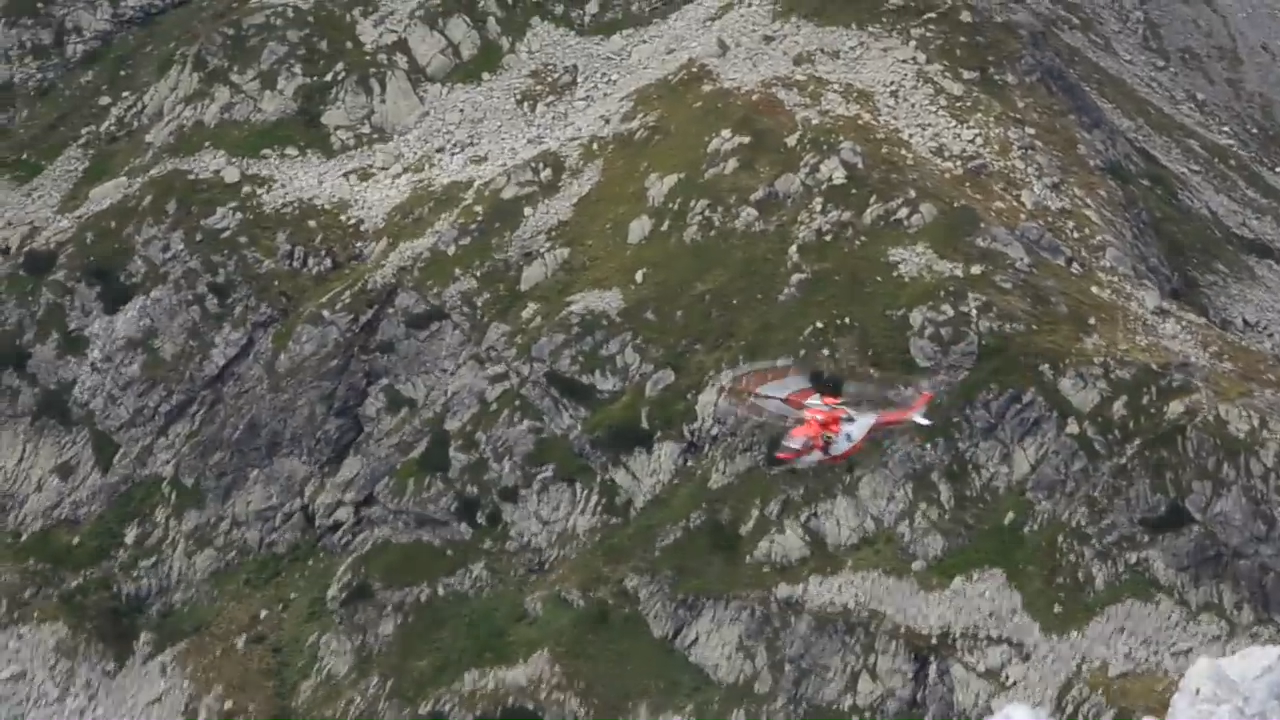
#> input picture lab13/track_seq/track00101.png, 1280 x 720 px, given in place of track00100.png, which was not available
$ python mean_shift.py
#> lines starting #> are read from the running program, lines starting #| are printed output that depends on the picture; after the words box and inside, x2 and y2 are one past the last pixel; in counts of white or black regions, pixels touching at a corner belong together; pictures that were not available may be replaced by others from this repository, and a replacement may not be noted
#!/usr/bin/python
# -*- coding: utf-8 -*-
import cv2
import numpy as np
import matplotlib.pyplot as plt
import math # do PI#
import os


kernel_size = 45 # rozmiar rozkladu
mouseX, mouseY = (830,430) # przykladowe wspolrzedne
def track_init(event, x, y, flags, param):
    global mouseX, mouseY
    if event == cv2.EVENT_LBUTTONDBLCLK:
        cv2.rectangle(param, (int(x-kernel_size//2), int(y- kernel_size//2)),(x + kernel_size, y + kernel_size), (0, 255, 0), 2)
        mouseX,mouseY = x,y

# # Wczytanie pierwszego obrazka
I = cv2.imread('track_seq/track00100.png')
#> I is the input picture: shape (720, 1280, 3); mean B, G, R 91.5, 100, 100.8
cv2.namedWindow('Tracking')
cv2.setMouseCallback('Tracking',track_init, param=I)
# Pobranie klawisza
while 1:
    cv2.imshow('Tracking', I)
    k = cv2.waitKey(20) & 0xFF
#> (key Esc is pressed here)
    if k == 27:   # ESC
        break

print("mouseX:", mouseX)
print("mouseY:", mouseY)

#Generowanie Gaussa
# kernel_size = 45                        #rozmiar rozkladu
sigma = kernel_size/6                   # odchylenie std
x = np.arange(0, kernel_size, 1,float)  # wektor poziomy
y = x[:, np.newaxis]                    # wektor pionowy
x0 = y0 = kernel_size // 2              # wsp. srodka
G = 1/(2*math.pi*sigma**2)*np.exp(-0.5*((x-x0)**2 + (y-y0)**2) / sigma**2)

# mouseX = 831
# mouseY = 435
xS = mouseX-kernel_size//2
yS = mouseY-kernel_size//2
I_HSV = cv2.cvtColor(I, cv2.COLOR_BGR2HSV)
#> I_HSV: shape (720, 1280, 3); mean H, S, V 42.5, 30.9, 102.2

# [15 lines of commented-out code are left out]
I_H_q = I_HSV[:, :, 0]
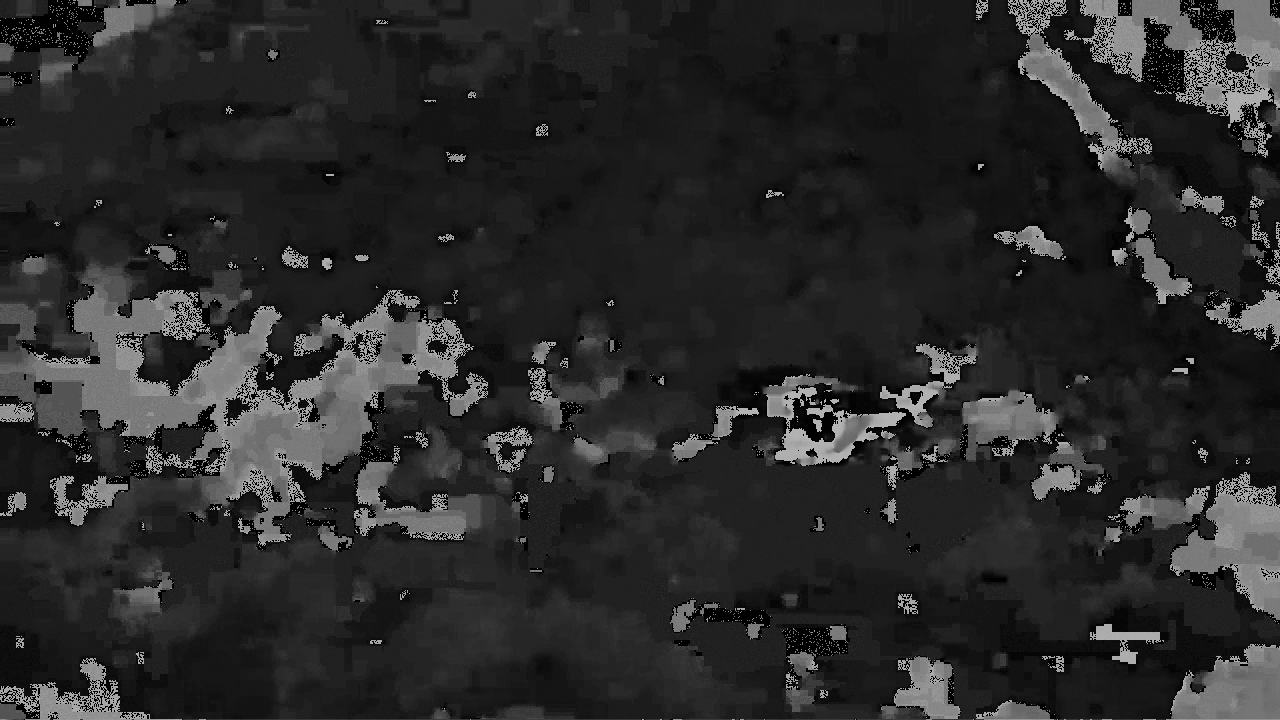
#> I_H_q: shape (720, 1280); min 0, max 179, mean 42.5
hist_q = np.zeros((256, 1), float)
for u in range(256):
    mask_q = I_H_q[yS:yS + kernel_size, xS:xS + kernel_size] == u
    hist_q[u] = np.sum(G[mask_q])
#> this loop made 256 passes
#> pass 1, `mask_q = I_H_q[yS:yS + kernel_size, xS:xS + kernel_size] == u`:
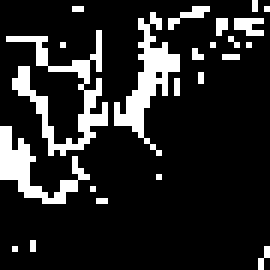
#> mask_q: shape (45, 45) bool (shown 6 times larger); 15.1% white in thin lines or dots
#> pass 2, `mask_q = I_H_q[yS:yS + kernel_size, xS:xS + kernel_size] == u`:
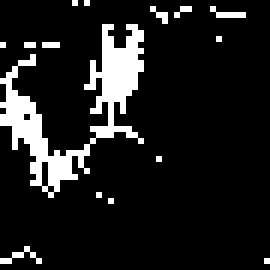
#> mask_q: shape (45, 45) bool (shown 6 times larger); 11.7% white; 15 white regions (14 under 20 px), largest, box (x1, y1, x2, y2) and area: (0, 4, 24, 33) 203
#> pass 3, `mask_q = I_H_q[yS:yS + kernel_size, xS:xS + kernel_size] == u`:
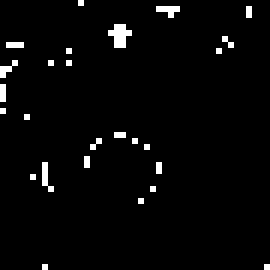
#> mask_q: shape (45, 45) bool (shown 6 times larger); 2.8% white in thin lines or dots
#> after the loop, hist_q = 256 values, max 0.202 at index 0, min 0 at index 25, mean 0.00389

hist_q_norm = hist_q/np.sum(hist_q)
#> hist_q_norm = 256 values, max 0.203 at index 0, min 0 at index 25, mean 0.00391

num_imgs = 200
for i in range(101, num_imgs):
    I = cv2.imread('track_seq/track%05d.png' %i)
    I_HSV = cv2.cvtColor(I, cv2.COLOR_BGR2HSV)
    I_H = I_HSV[:, :, 0]

    hist_p = np.zeros((256, 1), float)
    for c in range(256):
        mask = I_H[yS:yS + kernel_size, xS:xS + kernel_size] == c
        hist_p[c] = np.sum(G[mask])
#> after the loop, hist_p has the same summary as hist_q

    hist_p_norm = hist_p/np.sum(hist_p)
#> hist_p_norm has the same summary as hist_q_norm
    wsp_Bhattacharyya = np.sqrt(hist_p_norm * hist_q_norm)
#> wsp_Bhattacharyya has the same summary as hist_q_norm

    array = np.zeros((kernel_size, kernel_size))
    for jj in range(kernel_size):
        for ii in range(kernel_size):
            array[jj, ii] = wsp_Bhattacharyya[I_H[yS+jj, xS+ii]] * G[jj, ii]
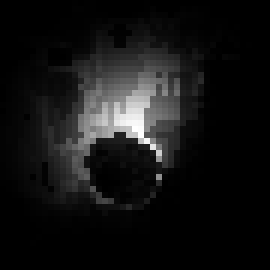
#> array: shape (45, 45) float64 (shown 6 times larger); min 8.42e-10, max 0.000569, mean 4.47e-05; drawn with min black and max white

    M = cv2.moments(array, 1)
#> M = moments, m00 2025, centre m10/m00, m01/m00 = (22, 22)
    cx = int(M['m10'] / M['m00'])
#> cx = 22
    cy = int(M['m01'] / M['m00'])
#> cy = 22

    yS += cy - kernel_size//2
#> yS = 408
    xS += cx - kernel_size//2
#> xS = 808

    cv2.rectangle(I, (xS-kernel_size//2, yS-kernel_size//2), (xS+kernel_size//2, yS+kernel_size//2), color=(255, 0, 0))
#> I: shape (720, 1280, 3); 0.02% of pixels changed, all inside (x1, y1, x2, y2) = (786, 386, 831, 431)

    cv2.imshow("Video", I)
    cv2.waitKey(1)
#> pass 2 of the loop `for i in range(101, num_imgs):`:
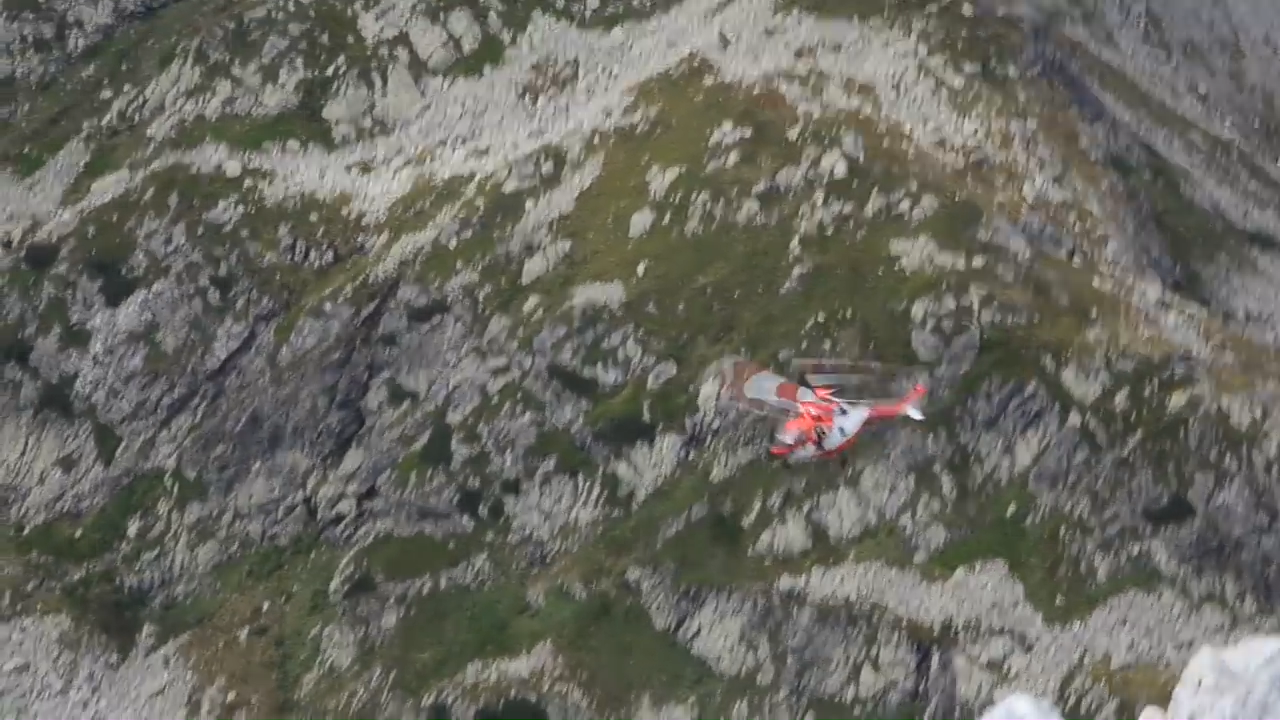
#> input picture lab13/track_seq/track00102.png, 1280 x 720 px
#> I is the input picture: shape (720, 1280, 3); mean B, G, R 97, 105.1, 105.9
#> `I_H = I_HSV[:, :, 0]`:
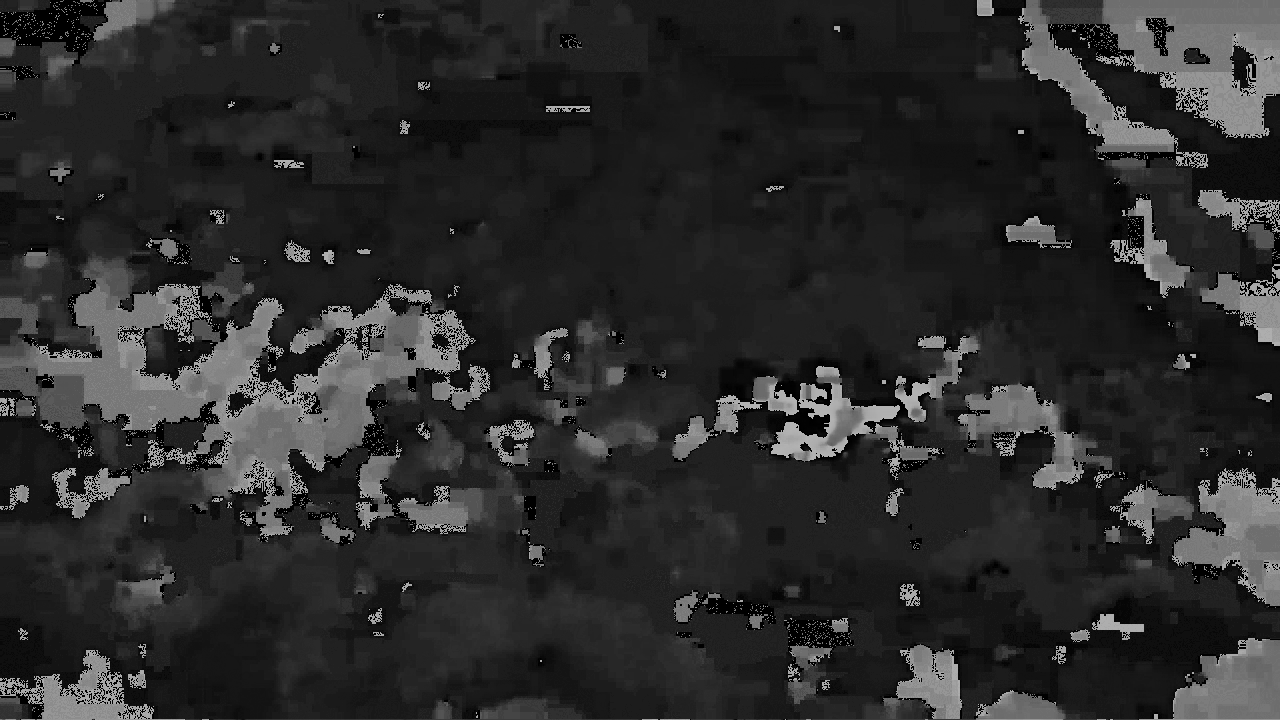
#> I_H: shape (720, 1280); min 0, max 179, mean 43.8
#> after the loop `for c in range(256):`: hist_p = 256 values, max 0.0737 at index 179, min 0 at index 21, mean 0.00389
#> hist_p_norm = 256 values, max 0.0741 at index 179, min 0 at index 21, mean 0.00391
#> wsp_Bhattacharyya = 256 values, max 0.122 at index 0, min 0 at index 21, mean 0.00332
#> after the loop `for jj in range(kernel_size):`:
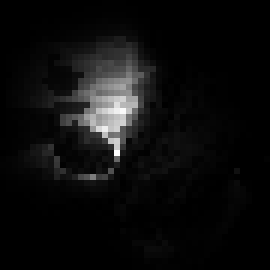
#> array: shape (45, 45) float64 (shown 6 times larger); min 0, max 0.000295, mean 1.55e-05; drawn with min black and max white
#> M = moments, m00 2015, centre m10/m00, m01/m00 = (21.93, 21.95)
#> cx = 21
#> yS = 407
#> xS = 807
#> I: shape (720, 1280, 3); 0.02% of pixels changed, all inside (x1, y1, x2, y2) = (785, 385, 830, 430)
#> (the run stopped early here; a loop or call above may not have finished)
